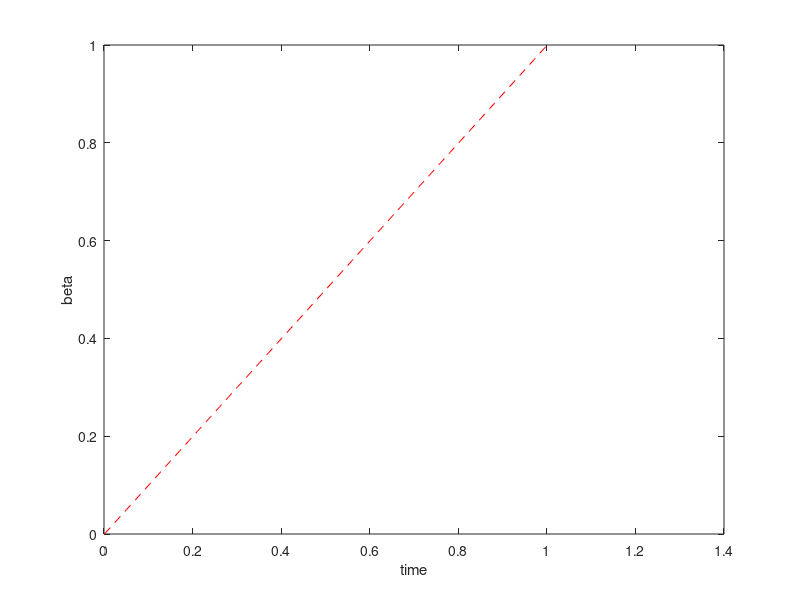

The MATLAB script that drew this image: (Note: this script raises an error after producing the figure.)
% Structure
% 1) It generates the pitchfork Normalized (to extract 
%   -timePitch scaling and 
%   -maxStatePitch )
%   -maxBetaPitch
% 2) It integrate the jingwang (To find the right scale for the
%   pitchfork)(it finds the maxState of Jin Wang) 
%   - timeJin
%   - maxStateJin       
%    -maxBetaJin
% 3) It normalize pitchfork using the scale of the jin wang and the pitchfork . 
%   - creates finalScale = maxStatepitch/maxStateJIn
% 4) It generates the prediction of jin using pitch equations.
% Equation  = mu = (x * finalscale )^2 / maxBeta

%note: everymodification in 4 needs to be reflected in 2 (Recall this)
%second note
%% 1) Generate data for the Pitchfork
clear all, close all, clc
figpath = '../figures/';
addpath('./utils');
addpath('./violin/');
addpath('./NoiseFunctions/');
addpath('./plottingfunctions/');
tic


%generate Data

n = 3; %number of variables
dt=0.01; %timestep

%Integrate interval

Endinterval = 1; %initial value of the pitchfor bifurcation
%Endinterval = 1.5; %initial value of the pitchfor bifurcation
intervalzero = -.001;

%real hidden variable interval
%tinterval=[0 Initinterval];
tinterval=[intervalzero Endinterval];

% Integrate
tspan=[.001:dt:tinterval(2)-tinterval(1)];
N = length(tspan);

%options = odeset('RelTol',1e-12,'AbsTol',1e-12*ones(1,n));
Xpitch=[];
%Coeficients of polyorder 3 c1*t+c2*t^2+c3*t^3 & and final time value 
%c=[3,2,1,Endinterval];

cPitch=[1,0,0,Endinterval];
c = cPitch
%Analitic polinomial

%Integration for Pitchforksystem
reescale = 16
%xMax = [1,1,1];

yzNonreescaled=c(1)*(tspan+tinterval(1))+c(2)*(tspan+tinterval(1)).^2 ...
        +c(3).*(tspan+tinterval(1)).^3;

yzero = reescale*(c(1)*(tspan+tinterval(1))+c(2)*(tspan+tinterval(1)).^2 ...
        +c(3).*(tspan+tinterval(1)).^3);

maxBetapitch = max(yzero);
yzero = yzero/max(yzero);

figure(1)
plot(tspan, yzero,'r--')
xlabel('time')
ylabel('beta')
xline(0,'k--');
set(gca,'FontSize',16);
l=legend('Polynomial Pitchfork');
l.FontSize = 14;
l.Location='northeast';
title('polynomial Pitchfork');

xMax = ones((length(c)-1));
        mu0=[yzero(1)];  %initial condition of Beta  
        
        %sqrt(muo)%formula of coordinate x0 in function of beta(mu0)
        x0=real(sqrt(mu0))+0.01; %Initial condition of state variables
        [t,x] = ode45(@(t,x) PitchforkTimeReescale(t,x,c,xMax,reescale,maxBetapitch ),tspan,[tspan(1),mu0,x0]);%,options);
        Xpitch = [Xpitch;x];
        
        %plot variable x vs bifurcation parameter
        figure(2)
        hold on
        plot(x(:,2),x(:,3),'b-')  
        xlabel('beta')
        ylabel('State x3')
        xline(0,'k--');
        yline(0,'k--');
        set(gca,'FontSize',16);
        l=legend('Trajectory with changin beta');
        l.FontSize = 14;
        l.Location='northeast';
        title('Pitchfork State vsparameter')
        hold off    

mufunc = @(x) ((x(:,3).^2))*(xMax(3))^2/maxBetapitch; %here max is one
%mufunc = @(x) reescale*(x(:,3)/xMax(3)).^2
mu_observed=mufunc(x); 

%%Polinomial fit
%In the fututure we can let unkonw the coefficient (tinterval(1)or tinterval(2))

F1=@(weightdx,xdata)  (weightdx(1)*(xdata+tinterval(1))+weightdx(2)*(xdata+tinterval(1)).^2 ...
        +weightdx(3).*(xdata+tinterval(1)).^3);

%curve fitting
weights0=[0.5 0.5 0.5];%initial guess for weights
[weightdx, resnorm,~,exitflag,output] = lsqcurvefit(F1,weights0, tspan, mu_observed')

%data predicted from F1 evaluated with the predicted coefficients
reproduced_data= F1(weightdx,tspan);
        
plotState_Beta_time_Pred(tspan,Xpitch,mu_observed,yzero,reproduced_data,n,3)

xMaxPitch = max(abs(Xpitch));

%% 2) Obtaining maximum of Jin-Wang scale to reescale pitchfork (Doned)

% Reescale the time between zero and one.

% Do the transition 
%   It is necessary to construct the JingWang Scale Togueter

%I need to import the scale of JinWang as the maximum of its trajectories. 

param = [0.3 0.3 1 1 0.5 4];
a1 = param(1);
a2 = param(2);
k1 = param(3);
k2 = param(4);
s = param(5);
nhill = param(6);

%Number of variables
n = 4;


dt=0.001; %timestep
% Integrate interval
Initinterval = 1;
%neg_inter = 0
neg_inter = -0;
tinterval=[neg_inter Initinterval]; 
tspan=[0:dt:tinterval(2)-tinterval(1)];
N = length(tspan);
%options = odeset('RelTol',1e-50,'AbsTol',1e-50*ones(1,n));
Xwang=[];

%Coeficients of polyorder 3 c1*t+c2*t^2+c3*t^3 & and final time value 
%c=[1/50,0,0,Initinterval];
%cJin=[2.14,-5.05,3.9143,Initinterval];
%cJin=[ 0.0, 1, 0, Initinterval ]; %2.14,-5.05,3.9143,Initinterval];
cJin=[ 0.05, 0, 0, Initinterval ]; %2.14,-5.05,3.9143,Initinterval];
c = cJin
%c=[0,0,0,Initinterval];

%Analitic polinomial
reescaleTimeJin = 50;

yzero = reescaleTimeJin*(c(1)*(tspan+tinterval(1))+c(2)*(tspan+tinterval(1)).^2 ...
        +c(3).*(tspan+tinterval(1)).^3);

maxBetaJin= max(yzero);
yzero = yzero/maxBetaJin;

%plot of inverted polinomial
figure(11)
plot(tspan,yzero,'r-')
xlabel('time')
ylabel('beta')
hold on
xline(0,'k--');
set(gca,'FontSize',16);
l=legend('Explicit polinomial for steady state generation','Used polynomial for ODE data generation');
l.FontSize = 14;
l.Location='northeast';
title('Inverted polinomial');

% Integration of hopf system
%xMax = ones(size(c))

        mu0=0;   
        %for mu0=0.0;   
            %x0=sqrt(yzero(1)/2) %Formula of radius of Initial Condition
        x3= 0.00212578945146621; %Formula of radius of Initial Condition
        x4= 0.00202578945146621;
        %for x3= 0 % Formula of radius of Initial Condition
        %    x4= 0
        [t,x] = ode45(@(t,x) jinWangModel(t,x,c,a1,a2,k1,k2,s,nhill,reescaleTimeJin,maxBetaJin),tspan,[tspan(1),mu0,x3,x4]);%,options);
        Xwang = [Xwang;x];
        %Variable x3 vs bifurcation parameter
        figure(12)
        subplot(2,2,1)
        hold on
        plot(tspan,x(:,3),'b-')
        xlabel('time')
        ylabel('x_3')
        xline(0,'k--');
        set(gca,'FontSize',16);
        l=legend('Trajectory using numerical integration');
        l.FontSize = 14;
        l.Location='northeast';
        title('x3 vs b')
        
        subplot(2,2,2)
        plot(x(:,2),x(:,4),'b-')
        xlabel('Beta')
        ylabel('x_4')
        xline(0,'k--');
        set(gca,'FontSize',16);
        l=legend('Trajectory x4');
        l.FontSize = 14;
        l.Location='northeast';
        title('x4 vs beta')
        
        subplot(2,2,3)
        plot(x(:,2),x(:,3),'b-')
        xlabel('Beta')
        ylabel('x_3')
        xline(0,'k--');
        set(gca,'FontSize',16);
        l=legend('Trajectory x4');
        l.FontSize = 14;
        l.Location='northeast';
        title('x3 vs time')
        
        subplot(2,2,4)
        plot(x(:,1),x(:,4),'b-')
        xlabel('time')
        ylabel('x_4')
        xline(0,'k--');
        set(gca,'FontSize',16);
        l=legend('Trajectory x4');
        l.FontSize = 14;
        l.Location='northeast';
        title('x4 vs time')
        hold off    

mufunc = @(x) ((x(:,3).^2))/maxBetaJin;

mu_observed = mufunc(Xwang); 

%%Polinomial fit

%In the fututure we can let unkonw the coefficient (tinterval(1)or tinterval(2))
F1=@(weightdx,xdata)  weightdx(1)*(xdata+tinterval(1))+weightdx(2)*(xdata+tinterval(1)).^2 ...
        +weightdx(3).*(xdata+tinterval(1)).^3;


%curve fitting
weights0=[0.5 0.5 0.5];%initial guess for weights
[weightdx, resnorm,~,exitflag,output] = lsqcurvefit(F1,weights0, tspan, mu_observed')

%data predicted from F1 evaluated with the predicted coefficients
reproduced_data= F1(weightdx,tspan);



plotState_Beta_time_Pred(tspan,Xwang,mu_observed,yzero,reproduced_data,n,13)

xMaxWang= max(abs(Xwang));
xScale = xMaxPitch./xMaxWang(1:3);
xMaxstateJinPitch = xScale;

%% 3) Reescaling pitchfork witht the maximum of JinWang and also reescaling beta parameter. 

%Verify where is comming from xMaxPitch
%integrate the system of pitchfork with Jing wang scaled: 

%Generate data for the Pitchfork

n = 3; %number of variables
dt=0.01; %timestep

%Integrate interval

Endinterval = 1; %initial value of the pitchfor bifurcation
%Endinterval = 1.5; %initial value of the pitchfor bifurcation
intervalzero = -.001;

%real hidden variable interval
%tinterval=[0 Initinterval];
tinterval=[intervalzero Endinterval];

% Integrate
tspan2=[tinterval(2):-dt:tinterval(1)]; %interval for solving the 
tspan=[.001:dt:tinterval(2)-tinterval(1)];
N = length(tspan);

%options = odeset('RelTol',1e-12,'AbsTol',1e-12*ones(1,n));
Xpitch=[];

%Coeficients of polyorder 3 c1*t+c2*t^2+c3*t^3 & and final time value 
%c=[3,2,1,Endinterval];

c=cPitch;

reescaletime = 16;

yzNonreescaled=c(1)*(tspan+tinterval(1))+c(2)*(tspan+tinterval(1)).^2 ...
        +c(3).*(tspan+tinterval(1)).^3;

yzero = reescaletime*(c(1)*(tspan+tinterval(1))+c(2)*(tspan+tinterval(1)).^2 ...
        +c(3).*(tspan+tinterval(1)).^3);
maxBetapitch = max(abs(yzero));
yzero = yzero/maxBetapitch
figure(21)
plot(tspan, yzero,'r--')
xlabel('time')
ylabel('beta')
xline(0,'k--');
set(gca,'FontSize',16);
l=legend('Polynomial Pitchfork');
l.FontSize = 14;
l.Location='northeast';
title('polynomial Pitchfork');


        mu0=[yzero(1)];  %initial condition of Beta  
        
        %sqrt(muo)%formula of coordinate x0 in function of beta(mu0)
        x0=real(sqrt(mu0))+0.01; %Initial condition of state variables
        [t,x] = ode45(@(t,x) PitchforkTimeReescale(t,x,c,xMaxstateJinPitch,reescaletime,maxBetapitch),tspan,[tspan(1),mu0,x0]);%,options);
        Xpitch = [Xpitch;x];
        
        %plot variable x vs bifurcation parameter
        figure(22)
        hold on
        plot(x(:,2),x(:,3),'b-')  
        xlabel('beta')
        ylabel('State x3')
        xline(0,'k--');
        yline(0,'k--');
        set(gca,'FontSize',16);
        l=legend('Trajectory with changin beta');
        l.FontSize = 14;
        l.Location='northeast';
        title('Pitchfork State vsparameter')
        hold off    

mufunc = @(x) ((x(:,3).^2))*xMaxstateJinPitch(3)^2/maxBetapitch
mu_observed=mufunc(x); 

%%Polinomial fit

%In the fututure we can let unkonw the coefficient (tinterval(1)or tinterval(2))
F1=@(weightdx,xdata)  weightdx(1)*(xdata+tinterval(1))+weightdx(2)*(xdata+tinterval(1)).^2 ...
        +weightdx(3).*(xdata+tinterval(1)).^3;

%curve fitting
weights0=[0.5 0.5 0.5];%initial guess for weights
[weightdx, resnorm,~,exitflag,output] = lsqcurvefit(F1,weights0, tspan, mu_observed')

reproduced_data= F1(weightdx,tspan);

plotState_Beta_time_Pred(tspan, Xpitch, mu_observed, yzero, reproduced_data, n, 23)

%% 4) Prediction of dynamics Jin wang using pitchfork equations. 

param = [0.3 0.3 1 1 0.5 4];
a1 = param(1);
a2 = param(2);
k1 = param(3);
k2 = param(4);
s = param(5);
nhill = param(6);

%Number of variables
n = 4;


dt=0.001; %timestep
% Integrate interval
Initinterval = 1;
%neg_inter = 0
neg_inter = -0;
tinterval=[neg_inter Initinterval]; 
tspan=[0:dt:tinterval(2)-tinterval(1)];
N = length(tspan);
%options = odeset('RelTol',1e-50,'AbsTol',1e-50*ones(1,n));
Xwang=[];

%Coeficients of polyorder 3 c1*t+c2*t^2+c3*t^3 & and final time value 
%c=[1/50,0,0,Initinterval];
%c=[2.14,-5.05,3.9143,Initinterval];
c=cJin; %2.14,-5.05,3.9143,Initinterval];
%c=[0,0,0,Initinterval];

%Analitic polinomial
reescaleJin = 50;

yzero = reescaleJin*(c(1)*(tspan+tinterval(1))+c(2)*(tspan+tinterval(1)).^2 ...
        +c(3).*(tspan+tinterval(1)).^3);

maxBetaJin= max(yzero);
yzero = yzero/maxBetaJin;

%plot of inverted polinomial
figure(31)
plot(tspan,yzero,'r-')
xlabel('time')
ylabel('beta')
hold on
xline(0,'k--');
set(gca,'FontSize',16);
l=legend('Explicit polinomial for steady state generation','Used polynomial for ODE data generation');
l.FontSize = 14;
l.Location='northeast';
title('Inverted polinomial');

% Integration of hopf system
%xMax = ones(size(c))

        mu0=0;   
        %for mu0=0.0;   
            %x0=sqrt(yzero(1)/2) %Formula of radius of Initial Condition
        x3= 0.00212578945146621; %Formula of radius of Initial Condition
        x4= 0.00202578945146621;
        %for x3= 0 % Formula of radius of Initial Condition
        %    x4= 0
        [t,x] = ode45(@(t,x) jinWangModel(t,x,c,a1,a2,k1,k2,s,nhill,reescaleJin,maxBetaJin),tspan,[tspan(1),mu0,x3,x4]);%,options);
        Xwang = [Xwang;x];
        %Variable x3 vs bifurcation parameter
        figure(32)
        subplot(2,2,1)
        hold on
        plot(tspan,x(:,3),'b-')
        xlabel('time')
        ylabel('x_3')
        xline(0,'k--');
        set(gca,'FontSize',16);
        l=legend('Trajectory using numerical integration');
        l.FontSize = 14;
        l.Location='northeast';
        title('x3 vs b')
        
        subplot(2,2,2)
        plot(x(:,2),x(:,4),'b-')
        xlabel('Beta')
        ylabel('x_4')
        xline(0,'k--');
        set(gca,'FontSize',16);
        l=legend('Trajectory x4');
        l.FontSize = 14;
        l.Location='northeast';
        title('x4 vs beta')
        
        subplot(2,2,3)
        plot(x(:,2),x(:,3),'b-')
        xlabel('Beta')
        ylabel('x_3')
        xline(0,'k--');
        set(gca,'FontSize',16);
        l=legend('Trajectory x4');
        l.FontSize = 14;
        l.Location='northeast';
        title('x3 vs time')
        
        subplot(2,2,4)
        plot(x(:,1),x(:,4),'b-')
        xlabel('time')
        ylabel('x_4')
        xline(0,'k--');
        set(gca,'FontSize',16);
        l=legend('Trajectory x4');
        l.FontSize = 14;
        l.Location='northeast';
        title('x4 vs time')
        hold off    

mufunc = @(x) ((x(:,3).^2))*xMaxstateJinPitch(3)^2/maxBetapitch;

mu_observed = mufunc(Xwang); 

%%Polinomial fit

%In the fututure we can let unkonw the coefficient (tinterval(1)or tinterval(2))
F1=@(weightdx,xdata)  weightdx(1)*(xdata+tinterval(1))+weightdx(2)*(xdata+tinterval(1)).^2 ...
        +weightdx(3).*(xdata+tinterval(1)).^3;


%curve fitting
weights0=[0.5 0.5 0.5];%initial guess for weights
[weightdx, resnorm,~,exitflag,output] = lsqcurvefit(F1,weights0, tspan, mu_observed')

%data predicted from F1 evaluated with the predicted coefficients
reproduced_data= F1(weightdx,tspan);



plotState_Beta_time_Pred(tspan,Xwang,mu_observed,yzero,reproduced_data,n,33)